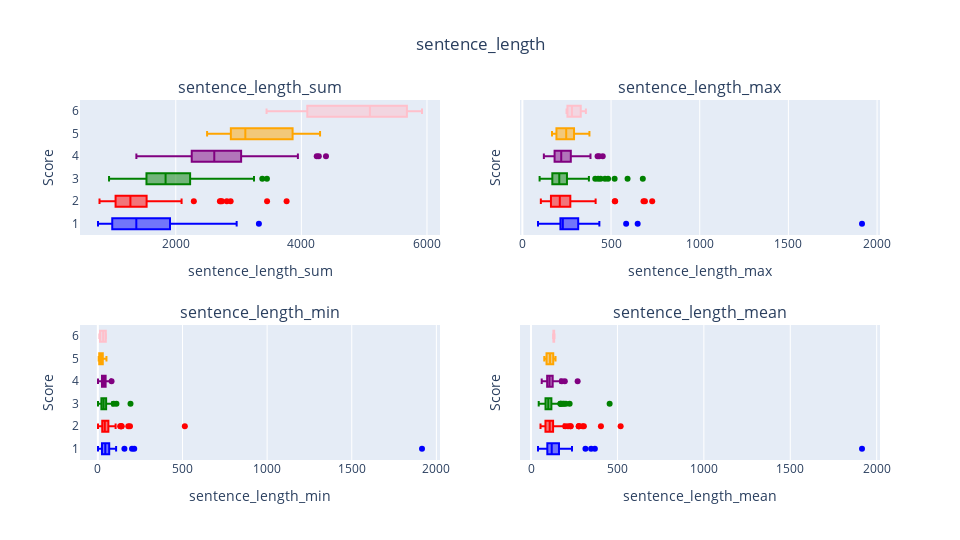

Write notebook code for a chart like this one.
### Markdown cell above
## Sentence Length

### Code cell
df["sentence_length"] = df["sentences"].map(lambda x: [len(y) for y in x])
df["sentence_length_sum"] = df["sentence_length"].map(sum)
df["sentence_length_max"] = df["sentence_length"].map(max)
df["sentence_length_min"] = df["sentence_length"].map(min)
df["sentence_length_mean"] = df["sentence_length"].map(np.mean)
plot_all("sentence_length")

### Figure 1 — Plotly figure (JSON) as saved in the notebook; plotly's stock layout.template omitted (floating-point values rounded to 4 significant figures; data arrays with more than 128 entries replaced by an {"elided": "..."} marker saying what was removed)
{"data": [{"legendgroup": "1", "marker": {"color": "blue"}, "name": "1", "showlegend": false, "type": "box", "x": [1422, 2637, 1053, 1203, 1503, 1102, 938, 1861, 1108, 2970, 2755, 2087, 945, 1315, 835, 2342, 1915, 3324, 944, 1889, 968, 2854, 883, 1624, 1051, 1483, 1514, 2576, 931, 1410, 762, 1144, 1372, 1261, 911], "xaxis": "x", "yaxis": "y"}, {"legendgroup": "2", "marker": {"color": "red"}, "name": "2", "showlegend": false, "type": "box", "x": {"elided": "129 int values"}, "xaxis": "x", "yaxis": "y"}, {"legendgroup": "3", "marker": {"color": "green"}, "name": "3", "showlegend": false, "type": "box", "x": {"elided": "197 int values"}, "xaxis": "x", "yaxis": "y"}, {"legendgroup": "4", "marker": {"color": "purple"}, "name": "4", "showlegend": false, "type": "box", "x": [3042, 2655, 2317, 3240, 2286, 2543, 2266, 3296, 1373, 2218, 2273, 2824, 2007, 3685, 1670, 2730, 3177, 3253, 3304, 3210, 2737, 2222, 2813, 3448, 2333, 1814, 4392, 1960, 2900, 3040, 3397, 2084, 2197, 3547, 2153, 2392, 2023, 2800, 2865, 2743, 2631, 1812, 2137, 3578, 2482, 3290, 3164, 2164, 2893, 3471, 2779, 2041, 1636, 3159, 2188, 2291, 3117, 2453, 2736, 2467, 2526, 2270, 3200, 2716, 3220, 3009, 3644, 2393, 2212, 2724, 2054, 2596, 3793, 3234, 1960, 2265, 2543, 1948, 2860, 1954, 2333, 2714, 2994, 2677, 4245, 2455, 3004, 2519, 2914, 3301, 2490, 2695, 2474, 2703, 3387, 1944, 2289, 2593, 2998, 2724, 4278, 2158, 1948, 2922, 1846, 1945, 2252, 1848, 2257, 2558, 3945, 2457, 2344, 2289, 3473, 2231, 2309, 2811, 2641, 3120], "xaxis": "x", "yaxis": "y"}, {"legendgroup": "5", "marker": {"color": "orange"}, "name": "5", "showlegend": false, "type": "box", "x": [3548, 2867, 4298, 3108, 2499, 3276, 2554, 3962, 3096, 4159, 4112, 3556, 2908, 2909, 2838], "xaxis": "x", "yaxis": "y"}, {"legendgroup": "6", "marker": {"color": "pink"}, "name": "6", "showlegend": false, "type": "box", "x": [5921, 5440, 4743, 3446], "xaxis": "x", "yaxis": "y"}, {"legendgroup": "1", "marker": {"color": "blue"}, "name": "1", "showlegend": false, "type": "box", "x": [320, 248, 176, 228, 176, 216, 251, 226, 650, 226, 277, 585, 434, 249, 101, 88, 1915, 178, 275, 373, 216, 219, 163, 216, 164, 338, 299, 224, 264, 389, 295, 219, 358, 191, 214], "xaxis": "x2", "yaxis": "y2"}, {"legendgroup": "2", "marker": {"color": "red"}, "name": "2", "showlegend": false, "type": "box", "x": {"elided": "129 int values"}, "xaxis": "x2", "yaxis": "y2"}, {"legendgroup": "3", "marker": {"color": "green"}, "name": "3", "showlegend": false, "type": "box", "x": {"elided": "197 int values"}, "xaxis": "x2", "yaxis": "y2"}, {"legendgroup": "4", "marker": {"color": "purple"}, "name": "4", "showlegend": false, "type": "box", "x": [237, 281, 158, 190, 156, 210, 183, 350, 222, 210, 183, 199, 343, 347, 287, 185, 240, 224, 298, 242, 203, 309, 175, 245, 172, 232, 378, 384, 345, 234, 204, 161, 284, 195, 205, 136, 151, 275, 168, 180, 219, 227, 226, 228, 277, 228, 229, 164, 223, 306, 226, 139, 127, 282, 123, 208, 190, 195, 424, 198, 177, 216, 433, 216, 223, 179, 164, 183, 161, 196, 126, 186, 253, 226, 121, 344, 354, 316, 215, 336, 179, 225, 224, 243, 322, 161, 333, 257, 155, 274, 190, 143, 145, 202, 226, 227, 302, 145, 208, 139, 268, 453, 183, 187, 145, 185, 227, 145, 152, 345, 272, 238, 219, 242, 338, 307, 137, 214, 190, 329], "xaxis": "x2", "yaxis": "y2"}, {"legendgroup": "5", "marker": {"color": "orange"}, "name": "5", "showlegend": false, "type": "box", "x": [208, 310, 335, 255, 177, 167, 198, 265, 234, 300, 378, 248, 175, 247, 190], "xaxis": "x2", "yaxis": "y2"}, {"legendgroup": "6", "marker": {"color": "pink"}, "name": "6", "showlegend": false, "type": "box", "x": [358, 300, 259, 249], "xaxis": "x2", "yaxis": "y2"}, {"legendgroup": "1", "marker": {"color": "blue"}, "name": "1", "showlegend": false, "type": "box", "x": [157, 45, 50, 104, 33, 26, 22, 41, 202, 11, 22, 106, 215, 69, 43, 10, 1915, 24, 1, 35, 44, 31, 52, 1, 56, 33, 60, 44, 106, 20, 45, 43, 21, 62, 108], "xaxis": "x3", "yaxis": "y3"}, {"legendgroup": "2", "marker": {"color": "red"}, "name": "2", "showlegend": false, "type": "box", "x": {"elided": "129 int values"}, "xaxis": "x3", "yaxis": "y3"}, {"legendgroup": "3", "marker": {"color": "green"}, "name": "3", "showlegend": false, "type": "box", "x": {"elided": "197 int values"}, "xaxis": "x3", "yaxis": "y3"}, {"legendgroup": "4", "marker": {"color": "purple"}, "name": "4", "showlegend": false, "type": "box", "x": [58, 25, 27, 40, 14, 1, 33, 48, 49, 48, 32, 50, 35, 78, 25, 37, 30, 36, 49, 4, 36, 32, 27, 12, 40, 14, 29, 39, 81, 78, 16, 23, 37, 27, 49, 39, 9, 41, 51, 29, 51, 1, 18, 17, 37, 26, 46, 49, 33, 19, 49, 4, 47, 4, 15, 13, 31, 26, 2, 35, 32, 18, 22, 46, 43, 16, 33, 45, 30, 36, 28, 43, 39, 59, 39, 38, 58, 48, 27, 3, 34, 16, 22, 27, 37, 64, 62, 24, 28, 38, 11, 39, 24, 40, 45, 70, 43, 34, 38, 39, 44, 74, 55, 24, 43, 44, 24, 49, 54, 57, 53, 30, 67, 58, 34, 27, 19, 6, 41, 45], "xaxis": "x3", "yaxis": "y3"}, {"legendgroup": "5", "marker": {"color": "orange"}, "name": "5", "showlegend": false, "type": "box", "x": [8, 48, 5, 24, 25, 20, 51, 7, 10, 20, 27, 40, 30, 9, 6], "xaxis": "x3", "yaxis": "y3"}, {"legendgroup": "6", "marker": {"color": "pink"}, "name": "6", "showlegend": false, "type": "box", "x": [9, 48, 17, 46], "xaxis": "x3", "yaxis": "y3"}, {"legendgroup": "1", "marker": {"color": "blue"}, "name": "1", "showlegend": false, "type": "box", "x": [237, 138.8, 87.75, 171.9, 93.94, 110.2, 93.8, 80.91, 369.3, 80.27, 119.8, 347.8, 315, 146.1, 59.64, 40.38, 1915, 97.76, 118, 134.9, 107.6, 109.8, 98.11, 81.2, 87.58, 164.8, 126.2, 128.8, 186.2, 108.5, 152.4, 95.33, 171.5, 126.1, 151.8], "xaxis": "x4", "yaxis": "y4"}, {"legendgroup": "2", "marker": {"color": "red"}, "name": "2", "showlegend": false, "type": "box", "x": {"elided": "129 float values"}, "xaxis": "x4", "yaxis": "y4"}, {"legendgroup": "3", "marker": {"color": "green"}, "name": "3", "showlegend": false, "type": "box", "x": {"elided": "197 float values"}, "xaxis": "x4", "yaxis": "y4"}, {"legendgroup": "4", "marker": {"color": "purple"}, "name": "4", "showlegend": false, "type": "box", "x": [126.8, 132.8, 92.68, 95.29, 73.74, 110.6, 94.42, 117.7, 124.8, 110.9, 98.83, 128.4, 143.4, 160.2, 119.3, 113.8, 117.7, 130.1, 118, 118.9, 105.3, 138.9, 97, 98.51, 86.41, 90.7, 112.6, 178.2, 170.6, 138.2, 109.6, 83.36, 129.2, 107.5, 119.6, 77.16, 67.43, 127.3, 106.1, 94.59, 105.2, 90.6, 112.5, 96.7, 95.46, 121.9, 113, 103.0, 120.5, 128.6, 111.2, 61.85, 86.11, 126.4, 62.51, 104.1, 86.58, 94.35, 195.4, 98.68, 97.15, 103.2, 152.4, 129.3, 103.9, 91.18, 91.1, 104.0, 81.93, 93.93, 82.16, 103.8, 122.4, 119.8, 81.67, 125.8, 169.5, 129.9, 119.2, 97.7, 86.41, 108.6, 88.06, 103.0, 151.6, 106.7, 150.2, 120.0, 83.26, 106.5, 99.6, 84.22, 79.81, 108.1, 121.0, 138.9, 114.5, 81.03, 107.1, 75.67, 138, 269.8, 114.6, 91.31, 92.3, 97.25, 102.4, 84, 107.5, 134.6, 131.5, 84.72, 117.2, 127.2, 138.9, 79.68, 72.16, 96.93, 101.6, 148.6], "xaxis": "x4", "yaxis": "y4"}, {"legendgroup": "5", "marker": {"color": "orange"}, "name": "5", "showlegend": false, "type": "box", "x": [82.51, 136.5, 134.3, 103.6, 89.25, 81.9, 116.1, 110.1, 119.1, 118.8, 141.8, 131.7, 90.88, 103.9, 76.7], "xaxis": "x4", "yaxis": "y4"}, {"legendgroup": "6", "marker": {"color": "pink"}, "name": "6", "showlegend": false, "type": "box", "x": [131.6, 136, 131.8, 127.6], "xaxis": "x4", "yaxis": "y4"}], "layout": {"annotations": [{"font": {"size": 16}, "showarrow": false, "text": "sentence_length_sum", "x": 0.225, "xanchor": "center", "xref": "paper", "y": 1, "yanchor": "bottom", "yref": "paper"}, {"font": {"size": 16}, "showarrow": false, "text": "sentence_length_max", "x": 0.775, "xanchor": "center", "xref": "paper", "y": 1, "yanchor": "bottom", "yref": "paper"}, {"font": {"size": 16}, "showarrow": false, "text": "sentence_length_min", "x": 0.225, "xanchor": "center", "xref": "paper", "y": 0.375, "yanchor": "bottom", "yref": "paper"}, {"font": {"size": 16}, "showarrow": false, "text": "sentence_length_mean", "x": 0.775, "xanchor": "center", "xref": "paper", "y": 0.375, "yanchor": "bottom", "yref": "paper"}], "barmode": "group", "height": 540, "legend": {"orientation": "h", "x": 0.5, "xanchor": "center", "y": -0.2, "yanchor": "top"}, "title": {"text": "sentence_length", "x": 0.5}, "width": 960, "xaxis": {"anchor": "y", "domain": [0, 0.45], "title": {"text": "sentence_length_sum"}}, "xaxis2": {"anchor": "y2", "domain": [0.55, 1], "title": {"text": "sentence_length_max"}}, "xaxis3": {"anchor": "y3", "domain": [0, 0.45], "title": {"text": "sentence_length_min"}}, "xaxis4": {"anchor": "y4", "domain": [0.55, 1], "title": {"text": "sentence_length_mean"}}, "yaxis": {"anchor": "x", "domain": [0.625, 1], "title": {"text": "Score"}}, "yaxis2": {"anchor": "x2", "domain": [0.625, 1], "matches": "y", "showticklabels": false, "title": {"text": "Score"}}, "yaxis3": {"anchor": "x3", "domain": [0, 0.375], "title": {"text": "Score"}}, "yaxis4": {"anchor": "x4", "domain": [0, 0.375], "matches": "y3", "showticklabels": false, "title": {"text": "Score"}}}}
